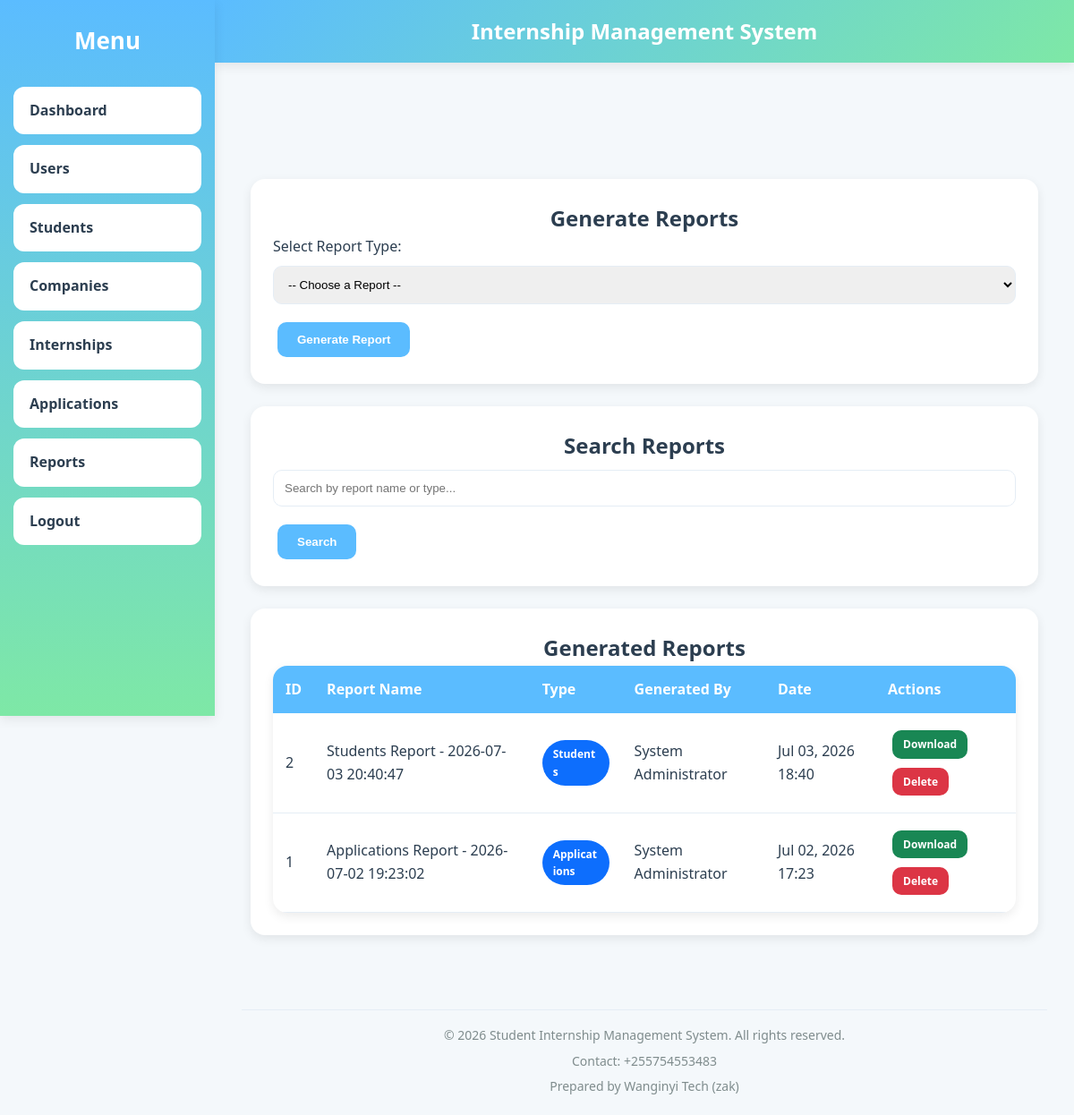
Screenshot of /frontend/admin/reports.php (signed in) with the database file from the repository.
### tables this page shows
CREATE TABLE `reports` (
  `report_id` int(11) NOT NULL,
  `generated_by` int(11) DEFAULT NULL,
  `report_type` varchar(100) DEFAULT NULL,
  `generated_date` timestamp NOT NULL DEFAULT current_timestamp(),
  `report_name` varchar(255) NOT NULL,
  `report_data` longtext DEFAULT NULL
);

CREATE TABLE `users` (
  `user_id` int(11) NOT NULL,
  `full_name` varchar(100) DEFAULT NULL,
  `email` varchar(100) DEFAULT NULL,
  `password` varchar(255) DEFAULT NULL,
  `role` enum('student','company','admin') DEFAULT NULL,
  `created_at` timestamp NOT NULL DEFAULT current_timestamp()
);

### backend/classes/Report.php (called while the page is built, shortened)
<?php
require_once __DIR__ . "/../config/database.php";
class Report
{
    private $conn;
    private $table = "reports";
    public function __construct()
    {
        $database = new Database();
        $this->conn = $database->connect();
    }
    public function getAllReports()
    {
        $sql = "SELECT r.*, u.full_name
                FROM {$this->table} r
                LEFT JOIN users u ON r.generated_by = u.user_id
                ORDER BY r.generated_date DESC";
        $stmt = $this->conn->prepare($sql);
        $stmt->execute();
        return $stmt;
    }
}

### backend/config/database.php (called while the page is built, shortened)
<?php
class Database
{
    private $host;
    private $dbname;
    private $username;
    private $password;
    public function __construct()
    {
        $this->host = getenv('DB_HOST') ?: 'localhost';
        $this->dbname = getenv('DB_NAME') ?: 'internship_db';
        $this->username = getenv('DB_USERNAME') ?: 'root';
        $this->password = getenv('DB_PASSWORD') ?: '';
    }
    public function connect()
    {
        try {
            $this->conn = new PDO(
                "mysql:host={$this->host};dbname={$this->dbname}",
                $this->username,
                $this->password
            );
            $this->conn->setAttribute(
                PDO::ATTR_ERRMODE,
                PDO::ERRMODE_EXCEPTION
            );
            return $this->conn;
        } catch(PDOException $e) {
            die("Connection Failed: " . $e->getMessage());
        }
    }
}

### frontend/admin/reports.php (the view, shortened to what this page needs)
<?php
require_once "../../backend/config/database.php";
require_once "../../backend/classes/Report.php";
$reportObj = new Report();
$reports = $reportObj->getAllReports();
$search = "";
if (isset($_GET['search'])) {
    $search = trim($_GET['search']);
    $reports = $reportObj->searchReports($search);
} else {
    $reports = $reportObj->getAllReports();
}
?>
<!DOCTYPE html>
<html lang="en">
<head>
    <link rel="stylesheet" href="../assets/css/style.css">
</head>
<body class="dashboard-page">
<?php include '../layouts/header.php'; ?>
<div class="layout">
    <?php include '../layouts/sidebar.php'; ?>
    <div class="content">
        <div class="card">
            <h2 class="center">Generate Reports</h2>
            <form method="POST">
                <div class="form-group">
                    <label>Select Report Type:</label>
                    <select name="report_type" required style="margin-bottom: 15px;">
                        <option value="">-- Choose a Report --</option>
                    </select>
                </div>
                <button type="submit" name="generate_report" class="btn">Generate Report</button>
            </form>
        </div>
        <div class="card">
            <h2 class="center">Search Reports</h2>
            <form method="GET">
                <input type="text" name="search" placeholder="Search by report name or type..."
                       value="<?= htmlspecialchars($search) ?>" style="margin-bottom: 15px;">
                <button type="submit" class="btn">Search</button>
            </form>
        </div>
        <div class="card">
            <h2 class="center">Generated Reports</h2>
            <?php if ($reports && $reports->rowCount() > 0): ?>
                <table>
                    <thead>
                        <tr>
                            <th>ID</th>
                            <th>Report Name</th>
                            <th>Type</th>
                            <th>Generated By</th>
                            <th>Date</th>
                            <th>Actions</th>
                        </tr>
                    </thead>
                    <tbody>
                        <?php while ($row = $reports->fetch(PDO::FETCH_ASSOC)): ?>
                            <tr>
                                <td><?= htmlspecialchars($row['report_id']) ?></td>
                                <td><?= htmlspecialchars($row['report_name']) ?></td>
                                <td>
                                    <span class="badge" style="background: #0d6efd; color: white; padding: 6px 12px; border-radius: 50px;">
                                        <?= htmlspecialchars($row['report_type']) ?>
                                    </span>
                                </td>
                                <td><?= htmlspecialchars($row['full_name'] ?? 'Unknown') ?></td>
                                <td><?= htmlspecialchars(date('M d, Y H:i', strtotime($row['generated_date']))) ?></td>
                                <td>
                                    <a href="reports.php?download=<?= $row['report_id']; ?>"
                                       class="btn" style="background: #198754; padding: 6px 12px; font-size: 12px; text-decoration: none; margin-right: 6px;">
                                        Download
                                    </a>
                                    <a href="reports.php?delete=<?= $row['report_id']; ?>"
                                       onclick="return confirm('Are you sure you want to delete this report?');"
                                       class="btn" style="background: #dc3545; padding: 6px 12px; font-size: 12px; text-decoration: none;">
                                        Delete
                                    </a>
                                </td>
                            </tr>
                        <?php endwhile; ?>
                    </tbody>
                </table>
            <?php else: ?>
                <p style="text-align: center; color: #999; padding: 40px;">
                    No reports found. Generate a new report to get started.
                </p>
            <?php endif; ?>
        </div>
    </div>
</div>
<?php include "../layouts/footer.php"; ?>

### frontend/assets/css/style.css (style rules this page uses)
:root { --primary: #5bbcff; --primary-light: #87d5ff; --secondary: #7ee8a6; --success: #27ae60; --warning: #f39c12; --danger: #e74c3c; --white: #ffffff; --bg: #f4f8fb; --text: #2c3e50; --text-light: #7f8c8d; --border: #e5edf5; --sidebar-width: 240px; --radius: 16px; --shadow: 0 4px 12px rgba(0, 0, 0, 0.08); --shadow-hover: 0 12px 30px rgba(0, 0, 0, 0.12); --transition: 0.3s ease; }
* { margin: 0; padding: 0; box-sizing: border-box; }
html, body { height: 100%; overflow-x: hidden; }
body { font-family: "Segoe UI", sans-serif; background: var(--bg); color: var(--text); line-height: 1.6; }
.layout { display: flex; min-height: 100vh; overflow: visible; }
.content { margin-top: 80px; padding: 20px; flex: 1; min-width: 0; display: flex; flex-direction: column; align-items: center; }
.card { background: white; padding: 25px; margin-bottom: 25px; border-radius: var(--radius); box-shadow: var(--shadow); transition: var(--transition); max-width: 900px; width: 100%; overflow-x: auto; }
.btn { display: inline-block; padding: 12px 22px; margin: 5px; border: none; border-radius: 10px; cursor: pointer; text-decoration: none; font-weight: 600; background: var(--primary); color: white; transition: var(--transition); }
input, select, textarea { width: 100%; padding: 12px; border: 1px solid var(--border); border-radius: 10px; margin: 8px 0 16px; }
table { width: 100%; border-collapse: collapse; background: white; border-radius: var(--radius); overflow: hidden; box-shadow: var(--shadow); table-layout: auto; }
table th { background: var(--primary); color: white; padding: 14px; text-align: left; }
table td { padding: 14px; border-bottom: 1px solid var(--border); overflow-wrap: anywhere; }
.badge { display: inline-block; padding: 6px 12px; border-radius: 50px; color: white; font-size: 12px; font-weight: 600; }
.center { text-align: center; }

### rows the page displays
reports: report_id "2", report_name "Students Report - 2026-07-03 20:40:47", report_type "Students", users.full_name "System Administrator", generated_date "Jul 03, 2026 18:40"
reports: report_id "1", report_name "Applications Report - 2026-07-02 19:23:02", report_type "Applications", users.full_name "System Administrator", generated_date "Jul 02, 2026 17:23"
